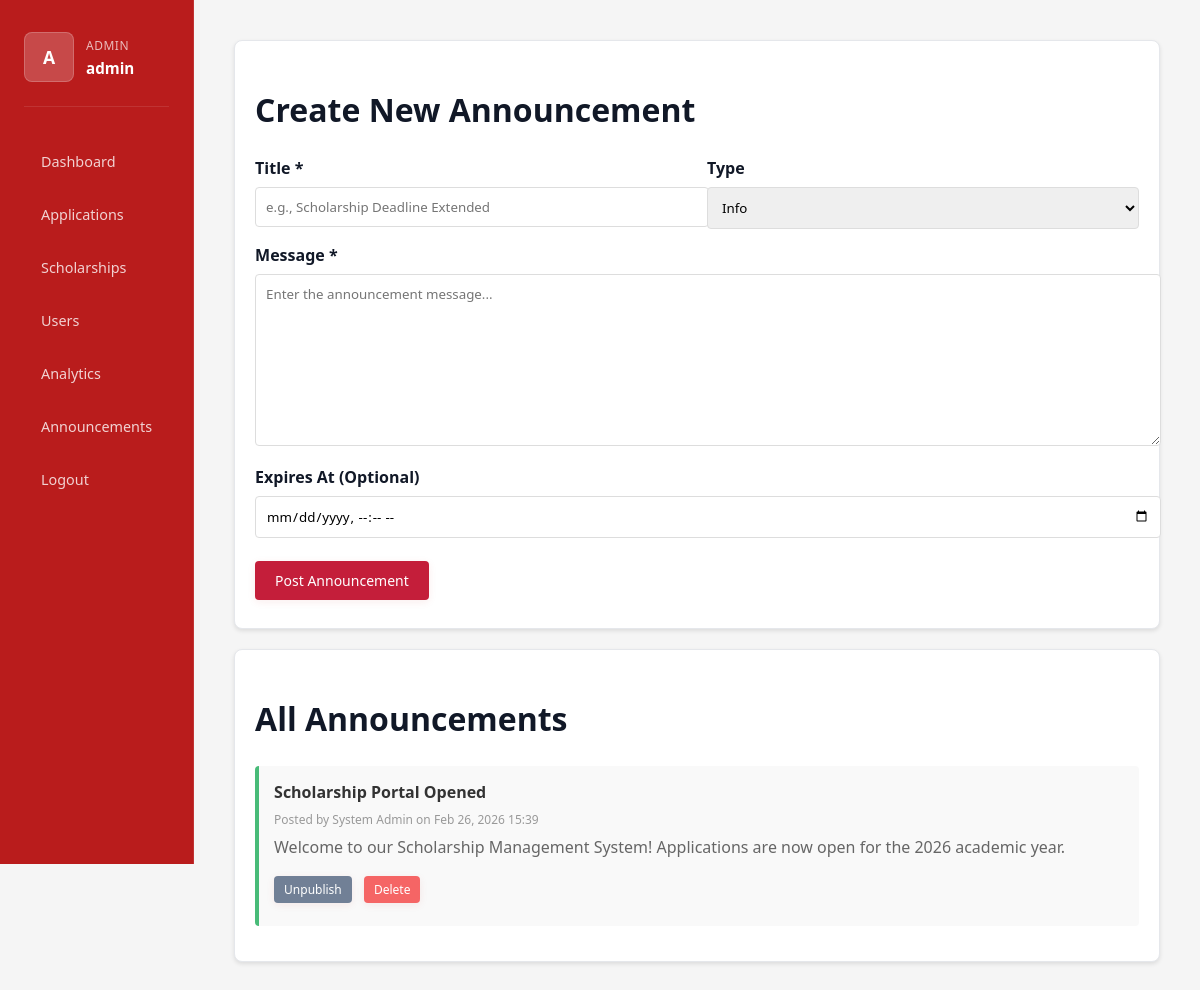
Before: /admin/announcements.php (signed in) with the older database file.
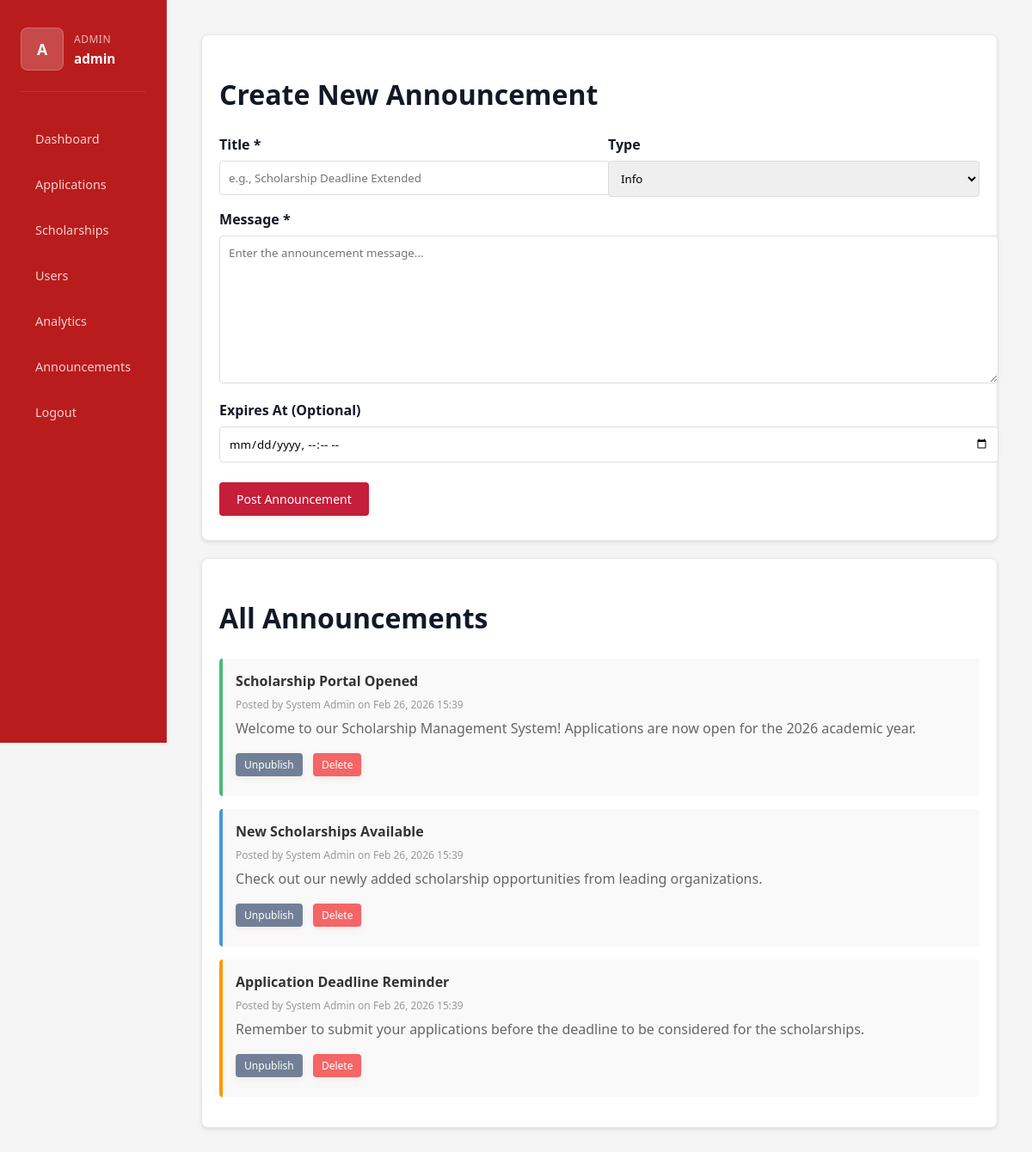
After: the same page with the newer database file.
### tables this page shows
CREATE TABLE IF NOT EXISTS announcements (
  id INT AUTO_INCREMENT PRIMARY KEY,
  title VARCHAR(255) NOT NULL,
  message TEXT NOT NULL,
  type ENUM('info','success','warning','urgent') DEFAULT 'info',
  created_by INT NOT NULL,
  published TINYINT(1) DEFAULT 1,
  published_at DATETIME DEFAULT CURRENT_TIMESTAMP,
  expires_at DATETIME,
  created_at DATETIME DEFAULT CURRENT_TIMESTAMP,
  updated_at DATETIME DEFAULT CURRENT_TIMESTAMP ON UPDATE CURRENT_TIMESTAMP,
  FOREIGN KEY (created_by) REFERENCES users(id) ON DELETE CASCADE,
  INDEX idx_published (published),
  INDEX idx_created_at (created_at)
);

CREATE TABLE IF NOT EXISTS users (
  id INT AUTO_INCREMENT PRIMARY KEY,
  username VARCHAR(100) NOT NULL UNIQUE,
  password VARCHAR(255) NOT NULL,
  first_name VARCHAR(100) NOT NULL,
  last_name VARCHAR(100) NOT NULL,
  email VARCHAR(150) NOT NULL UNIQUE,
  phone VARCHAR(50),
  address TEXT,
  role ENUM('admin','reviewer','student','staff') DEFAULT 'student',
  active TINYINT(1) DEFAULT 1,
  email_verified TINYINT(1) DEFAULT 0,
  created_at DATETIME DEFAULT CURRENT_TIMESTAMP,
  updated_at DATETIME DEFAULT CURRENT_TIMESTAMP ON UPDATE CURRENT_TIMESTAMP,
  INDEX idx_email (email),
  INDEX idx_role (role),
  INDEX idx_active (active),
  INDEX idx_created_at (created_at)
);

### helpers/SecurityHelper.php (called while the page is built, shortened)
<?php
function sanitizeString($string) {
    return htmlspecialchars(trim($string), ENT_QUOTES, 'UTF-8');
}

### admin/announcements.php (the view, shortened to what this page needs)
<?php
require_once __DIR__ . '/../helpers/SecurityHelper.php';
$pdo = getPDO();
$announcements = $pdo->query("
    SELECT a.*, u.first_name, u.last_name
    FROM announcements a
    LEFT JOIN users u ON a.created_by = u.id
    ORDER BY a.published_at DESC
")->fetchAll(PDO::FETCH_ASSOC) ?: [];
?>
<!DOCTYPE html>
<html lang="en">
<head>
    <link rel="stylesheet" href="../assets/style.css">
    <link rel="stylesheet" href="../member/dashboard.css">
</head>
<body>
  <div class="dashboard-app">
    <aside class="sidebar">
      <div class="profile">
        <div class="avatar">A</div>
        <div>
          <div class="welcome">Admin</div>
          <div class="username"><?php echo htmlspecialchars($_SESSION['user']['username']); ?></div>
        </div>
      </div>
      <nav>
        <a href="dashboard.php">Dashboard</a>
        <a href="applications.php">Applications</a>
        <a href="scholarships.php">Scholarships</a>
        <a href="users.php">Users</a>
        <a href="analytics.php">Analytics</a>
        <a href="announcements.php">Announcements</a>
        <a href="../auth/logout.php">Logout</a>
      </nav>
    </aside>
    <main class="main">
      <div class="container">
        <div class="panel">
            <h2>Create New Announcement</h2>
            <form method="POST">
                <div class="form-row">
                    <div class="form-group">
                        <label>Title *</label>
                        <input type="text" name="title" required placeholder="e.g., Scholarship Deadline Extended">
                    </div>
                    <div class="form-group">
                        <label>Type</label>
                        <select name="type">
                            <option value="info">Info</option>
                        </select>
                    </div>
                </div>
                <div class="form-group">
                    <label>Message *</label>
                    <textarea name="message" required placeholder="Enter the announcement message..."></textarea>
                </div>
                <div class="form-group">
                    <label>Expires At (Optional)</label>
                    <input type="datetime-local" name="expires_at" placeholder="Leave blank for no expiration">
                </div>
                <button type="submit" class="btn btn-primary">Post Announcement</button>
            </form>
        </div>
        <div class="panel">
            <h2>All Announcements</h2>
            <?php if (!empty($announcements)): ?>
                <?php foreach ($announcements as $ann): ?>
                    <div class="announcement-item <?= $ann['type'] ?>">
                        <div class="announcement-title">
                            <?= sanitizeString($ann['title']) ?>
                        </div>
                        <div class="announcement-meta">
                            Posted by <?= sanitizeString($ann['first_name'] . ' ' . $ann['last_name']) ?> on <?= date('M d, Y H:i', strtotime($ann['published_at'])) ?>
                        </div>
                        <div class="announcement-message">
                            <?= nl2br(sanitizeString($ann['message'])) ?>
                        </div>
                        <div style="margin-top: 10px;">
                            <?php if ($ann['published']): ?>
                                <form style="display: inline;" method="POST" onsubmit="return confirm('Unpublish this announcement?');">
                                    <button type="submit" class="btn btn-secondary" style="padding: 5px 10px; font-size: 12px;">Unpublish</button>
                                </form>
                            <?php endif; ?>
                            <form style="display: inline;" method="POST" onsubmit="return confirm('Delete this announcement?');">
                                <button type="submit" class="btn btn-danger" style="padding: 5px 10px; font-size: 12px;">Delete</button>
                            </form>
                        </div>
                    </div>
                <?php endforeach; ?>
            <?php else: ?>
                <p>No announcements yet.</p>
            <?php endif; ?>
        </div>
      </div>
    </main>
  </div>
</body>
</html>

### assets/style.css (style rules this page uses)
.panel { background: #fff; padding: 2rem; border-radius: 16px; border: 1px solid #e5e7eb; box-shadow: 0 6px 24px rgba(185,28,28,0.08); transition: box-shadow 0.2s, border-color 0.2s; }
.btn { display: inline-block; padding: 0.9rem 2rem; border-radius: 8px; border: none; background: var(--primary); color: #fff; font-weight: 600; font-size: 1rem; cursor: pointer; box-shadow: 0 2px 8px rgba(185,28,28,0.08); transition: background 0.2s, box-shadow 0.2s, transform 0.2s; font-family: inherit; margin: 0.5rem 0.5rem 0.5rem 0; }
h2 { font-size: 2rem; font-weight: 600; }

### member/dashboard.css (style rules this page uses)
:root { --bg: #fef2f2; --card: #ffffff; --muted: #6b7280; --primary: #b91c1c; --primary-light: #dc2626; --accent: #ef4444; --border: #e5e7eb; --text-primary: #111827; --text-secondary: #6b7280; }
body { background: var(--bg); font-family: 'Inter', -apple-system, BlinkMacSystemFont, 'Segoe UI', sans-serif; color: var(--text-primary); margin: 0; padding: 0; -webkit-font-smoothing: antialiased; -moz-osx-font-smoothing: grayscale; }
.dashboard-app { min-height: 100vh; display: grid; grid-template-columns: 260px 1fr; }
.sidebar { background: var(--primary); color: white; padding: 2rem 1.5rem; border-right: 1px solid rgba(255, 255, 255, 0.1); position: sticky; top: 0; height: 100vh; overflow-y: auto; }
.profile { display: flex; align-items: center; gap: 0.75rem; margin-bottom: 2rem; padding-bottom: 1.5rem; border-bottom: 1px solid rgba(255, 255, 255, 0.1); }
.avatar { width: 48px; height: 48px; border-radius: 8px; background: rgba(255, 255, 255, 0.2); display: flex; align-items: center; justify-content: center; font-weight: 600; font-size: 1.1rem; color: white; border: 1px solid rgba(255, 255, 255, 0.2); }
.welcome { font-size: 0.75rem; color: rgba(255, 255, 255, 0.7); text-transform: uppercase; letter-spacing: 0.5px; margin-bottom: 0.25rem; }
.username { font-weight: 600; font-size: 0.95rem; color: white; }
.sidebar nav { margin-top: 1rem; }
.sidebar a { display: block; color: rgba(255, 255, 255, 0.8); padding: 0.75rem 1rem; border-radius: 6px; text-decoration: none; margin-bottom: 0.5rem; font-size: 0.9rem; font-weight: 500; transition: all 0.2s ease; border: 1px solid transparent; }
.main { padding: 2rem 2.5rem; max-width: 1400px; width: 100%; }
.panel { background: var(--card); padding: 1.5rem; border-radius: 8px; border: 1px solid var(--border); transition: all 0.2s ease; }
.btn { display: inline-block; padding: 0.75rem 1.5rem; border-radius: 6px; border: none; background: var(--primary); color: white; text-decoration: none; font-weight: 500; font-size: 0.95rem; cursor: pointer; transition: all 0.2s ease; font-family: inherit; }

### admin/announcements.php (style rules this page uses)
body { font-family: 'Segoe UI', sans-serif; background-color: #f5f5f5; }
.container { max-width: 1000px; margin: 0 auto; padding: 20px; }
.panel { background: white; padding: 20px; border-radius: 8px; box-shadow: 0 2px 4px rgba(0,0,0,0.1); margin-bottom: 20px; }
.form-group { margin-bottom: 15px; }
.form-group label { display: block; font-weight: bold; margin-bottom: 8px; }
.form-group input, .form-group textarea, .form-group select { width: 100%; padding: 10px; border: 1px solid #ddd; border-radius: 4px; font-family: inherit; }
.form-group textarea { resize: vertical; min-height: 150px; }
.btn { padding: 10px 20px; border: none; border-radius: 4px; cursor: pointer; font-size: 14px; text-decoration: none; display: inline-block; }
.btn-primary { background-color: #c41e3a; color: white; }
.btn-danger { background-color: #f56565; color: white; }
.btn-secondary { background-color: #718096; color: white; }
.announcement-item { padding: 15px; border-left: 4px solid #c41e3a; margin-bottom: 15px; background: #f9f9f9; border-radius: 4px; }
.announcement-item.info { border-left-color: #4299e1; }
.announcement-item.success { border-left-color: #48bb78; }
.announcement-item.warning { border-left-color: #ff9800; }
.announcement-title { font-weight: bold; color: #333; margin-bottom: 8px; }
.announcement-meta { font-size: 12px; color: #999; margin-bottom: 8px; }
.announcement-message { color: #666; margin-bottom: 10px; }
.form-row { display: grid; grid-template-columns: 1fr 1fr; gap: 20px; }
.dashboard-app { display: flex; min-height: 100vh; }
.main { flex: 1; padding: 20px; }

Changed rows visible on the page:
added announcements: title "New Scholarships Available", created_by.last_name "System Admin", published_at "Feb 26, 2026 15:39", message "Check out our newly added scholarship opportunities from leading organizations."
added announcements: title "Application Deadline Reminder", created_by.last_name "System Admin", published_at "Feb 26, 2026 15:39", message "Remember to submit your applications before the deadline to be considered for the scholarships."
